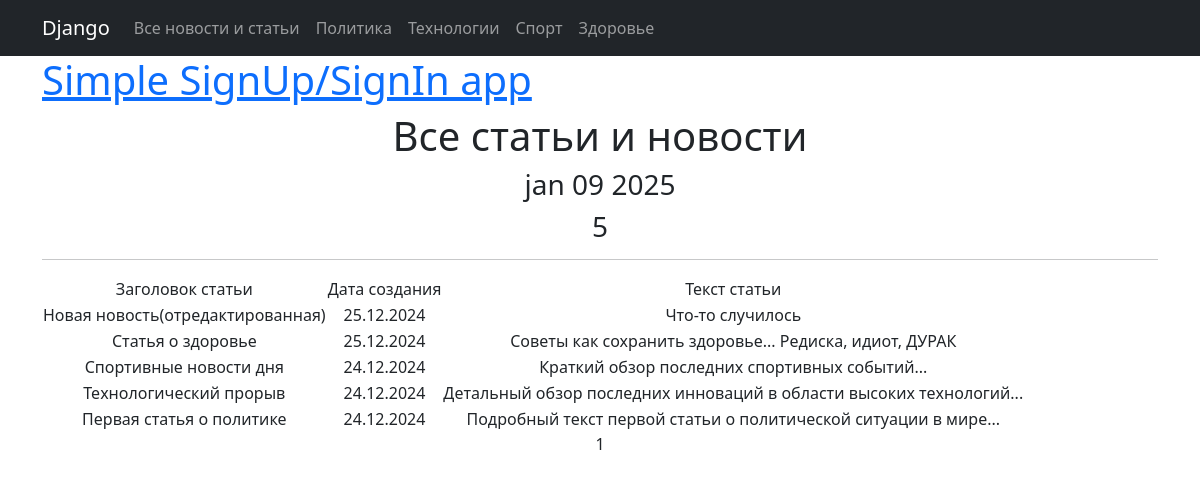
/posts/, run on the app's committed database.
### post_news/models.py (models this page shows, shortened)
class Post(models.Model):
    NEWS = 'NW'
    ARTICLE = 'AR'
    POST_TYPES = [
        (NEWS, 'Новость'),
        (ARTICLE, 'Статья')
    ]
    author = models.ForeignKey(Author, on_delete=models.CASCADE)
    post_type = models.CharField(max_length=2, choices=POST_TYPES, default=NEWS)
    created_at = models.DateTimeField(auto_now_add=True)
    categories = models.ManyToManyField(Category, through='PostCategory')
    title = models.CharField(max_length=255)
    text = models.TextField()
    rating = models.IntegerField(default=0)

### post_news/views.py (the view)
# urls.py: path('', PostList.as_view(), name='post_list'),
class PostList(ListView):
    model = Post
    ordering = ['-created_at']
    template_name = 'posts.html'
    context_object_name = 'posts'
    paginate_by = 10
    def get_context_data(self, **kwargs):
        context = super().get_context_data(**kwargs)
        context['time_now'] = datetime.utcnow()
        context['next_sale'] = None
        return context

### templates/posts.html (shortened to what this page needs)
{% extends 'flatpages/default.html' %}
{% load custom_tags %}
{% block content %}
   <h1>Все статьи и новости</h1>
   <h3>{{ time_now|date:'b d Y' }}</h3>
   <h3>{{ posts|length }}</h3>
   <hr>
   {% if posts %}
       <table>
           <tr>
               <td>Заголовок статьи</td>
               <td>Дата создания</td>
               <td>Текст статьи</td>
           </tr>
           {% for post in posts %}
           <tr>
               <td>{{ post.title }}</td>
               <td>{{ post.created_at|date:'d.m.Y' }}</td>
               <td>{{ post.text|truncatewords:20 }}</td>
           </tr>
           {% endfor %}
       </table>
   {% else %}
       <h2>Новостей и статей нет!</h2>
   {% endif %}
   {{ page_obj.number }}
{% endblock content %}

### templates/flatpages/default.html (shortened to what this page needs)
<!DOCTYPE html>
<html lang="en">
    <head>
        {% load static %}
        <link href="{% static 'css/styles.css' %}" rel="stylesheet" />
    </head>
    <body>
        <nav class="navbar navbar-expand-lg navbar-dark bg-dark static-top">
   <div class="container">
       <a class="navbar-brand" href="#">Django</a>
       <div class="collapse navbar-collapse" id="navbarResponsive">
           <ul class="navbar-nav ml-auto">
               <li class="nav-item active">
                   <a class="nav-link" href="/posts/">Все новости и статьи
                   </a>
               </li>
               <li class="nav-item">
                   <a class="nav-link" href="/posts/1">Политика</a>
               </li>
               <li class="nav-item">
                   <a class="nav-link" href="/posts/2">Технологии</a>
               </li>
               <li class="nav-item">
                   <a class="nav-link" href="/posts/3">Спорт</a>
               </li>
               <li class="nav-item">
                   <a class="nav-link" href="/posts/4">Здоровье</a>
               </li>
           </ul>
       </div>
   </div>
</nav>
        <div class="container">
            <div class="row">
                <h1><a href="/">Simple SignUp/SignIn app</a></h1>
                <div class="col-lg-12 text-center">
                    {% block content %}{% endblock content %}
                </div>
             </div>
        </div>
    </body>
</html>

### data on the page
Post: title "Новая новость(отредактированная)", created_at "25.12.2024", text "Что-то случилось"
Post: title "Статья о здоровье", created_at "25.12.2024", text "Советы как сохранить здоровье... Редиска, идиот, ДУРАК"
Post: title "Спортивные новости дня", created_at "24.12.2024", text "Краткий обзор последних спортивных событий..."
Post: title "Технологический прорыв", created_at "24.12.2024", text "Детальный обзор последних инноваций в области высоких технологий..."
Post: title "Первая статья о политике", created_at "24.12.2024", text "Подробный текст первой статьи о политической ситуации в мире..."

### other printed values
{{ time_now|date:'b d Y' }} "jan 09 2025"
{{ posts|length }} "5"
{{ page_obj.number }} "1"
